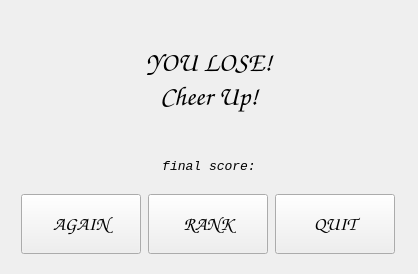
<?xml version="1.0" encoding="UTF-8"?>
<ui version="4.0">
 <class>loseWidget</class>
 <widget class="QWidget" name="loseWidget">
  <property name="geometry">
   <rect>
    <x>0</x>
    <y>0</y>
    <width>418</width>
    <height>274</height>
   </rect>
  </property>
  <property name="windowTitle">
   <string>2048-LOSE</string>
  </property>
  <layout class="QVBoxLayout" name="verticalLayout">
   <item>
    <widget class="QLabel" name="label">
     <property name="sizePolicy">
      <sizepolicy hsizetype="Preferred" vsizetype="Fixed">
       <horstretch>0</horstretch>
       <verstretch>0</verstretch>
      </sizepolicy>
     </property>
     <property name="minimumSize">
      <size>
       <width>378</width>
       <height>136</height>
      </size>
     </property>
     <property name="font">
      <font>
       <family>Comic Sans MS</family>
       <pointsize>20</pointsize>
       <weight>75</weight>
       <bold>true</bold>
      </font>
     </property>
     <property name="text">
      <string>YOU LOSE!
Cheer Up!</string>
     </property>
     <property name="alignment">
      <set>Qt::AlignCenter</set>
     </property>
    </widget>
   </item>
   <item>
    <widget class="QLabel" name="score">
     <property name="font">
      <font>
       <family>Consolas</family>
       <pointsize>10</pointsize>
       <weight>50</weight>
       <italic>true</italic>
       <bold>false</bold>
      </font>
     </property>
     <property name="text">
      <string>final score:</string>
     </property>
     <property name="alignment">
      <set>Qt::AlignCenter</set>
     </property>
    </widget>
   </item>
   <item>
    <widget class="QWidget" name="widget" native="true">
     <property name="sizePolicy">
      <sizepolicy hsizetype="Preferred" vsizetype="Fixed">
       <horstretch>0</horstretch>
       <verstretch>0</verstretch>
      </sizepolicy>
     </property>
     <layout class="QHBoxLayout" name="horizontalLayout">
      <item>
       <widget class="QPushButton" name="newgame">
        <property name="minimumSize">
         <size>
          <width>120</width>
          <height>60</height>
         </size>
        </property>
        <property name="maximumSize">
         <size>
          <width>120</width>
          <height>60</height>
         </size>
        </property>
        <property name="font">
         <font>
          <family>Comic Sans MS</family>
          <pointsize>14</pointsize>
          <weight>75</weight>
          <bold>true</bold>
         </font>
        </property>
        <property name="text">
         <string>AGAIN</string>
        </property>
       </widget>
      </item>
      <item>
       <widget class="QPushButton" name="rank">
        <property name="sizePolicy">
         <sizepolicy hsizetype="Minimum" vsizetype="Fixed">
          <horstretch>0</horstretch>
          <verstretch>0</verstretch>
         </sizepolicy>
        </property>
        <property name="minimumSize">
         <size>
          <width>120</width>
          <height>60</height>
         </size>
        </property>
        <property name="maximumSize">
         <size>
          <width>120</width>
          <height>60</height>
         </size>
        </property>
        <property name="font">
         <font>
          <family>Comic Sans MS</family>
          <pointsize>14</pointsize>
          <weight>75</weight>
          <bold>true</bold>
         </font>
        </property>
        <property name="text">
         <string>RANK</string>
        </property>
       </widget>
      </item>
      <item>
       <widget class="QPushButton" name="quit">
        <property name="minimumSize">
         <size>
          <width>120</width>
          <height>60</height>
         </size>
        </property>
        <property name="maximumSize">
         <size>
          <width>120</width>
          <height>60</height>
         </size>
        </property>
        <property name="font">
         <font>
          <family>Comic Sans MS</family>
          <pointsize>14</pointsize>
          <weight>75</weight>
          <bold>true</bold>
         </font>
        </property>
        <property name="text">
         <string>QUIT</string>
        </property>
       </widget>
      </item>
     </layout>
    </widget>
   </item>
  </layout>
 </widget>
 <resources/>
 <connections/>
</ui>
